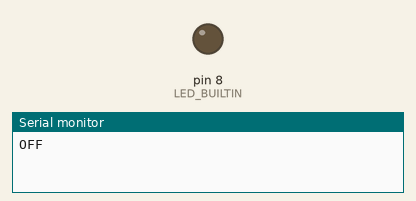
This sketch was run on a simulated Arduino Uno, built with avr-gcc and run on an emulated ATmega328P. Parts: output pins drawn as LEDs (lit = HIGH), the last lines printed to the serial monitor.

Above: at 1.0 s.
At 5.5 s:
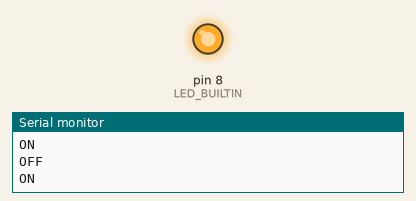
Timing chart, 0 to 6.9 s (numbered marks = the images above):
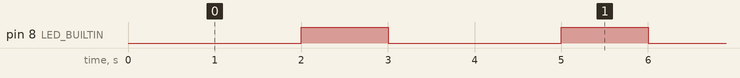

Measured:
- by itself, pin 8 (LED_BUILTIN): alternates HIGH for 1.0 s and LOW for 2.0 s

The sketch:

ESP_LED.ino
```cpp
#define LED_BUILTIN 8

void setup() {
  Serial.begin(115200);
  pinMode(LED_BUILTIN, OUTPUT);
}

void loop() {
  digitalWrite(LED_BUILTIN, LOW);
  Serial.println("OFF");
  delay(2000);
  digitalWrite(LED_BUILTIN, HIGH);
  Serial.println("ON");
  delay(1000);
}
```
